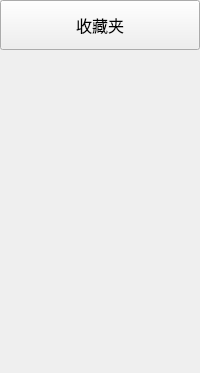
<?xml version="1.0" encoding="UTF-8"?>
<ui version="4.0">
 <class>FM_SideBar</class>
 <widget class="QWidget" name="FM_SideBar">
  <property name="geometry">
   <rect>
    <x>0</x>
    <y>0</y>
    <width>200</width>
    <height>373</height>
   </rect>
  </property>
  <property name="sizePolicy">
   <sizepolicy hsizetype="Fixed" vsizetype="Preferred">
    <horstretch>0</horstretch>
    <verstretch>0</verstretch>
   </sizepolicy>
  </property>
  <property name="minimumSize">
   <size>
    <width>200</width>
    <height>0</height>
   </size>
  </property>
  <property name="windowTitle">
   <string/>
  </property>
  <layout class="QVBoxLayout" name="verticalLayout">
   <property name="spacing">
    <number>0</number>
   </property>
   <property name="leftMargin">
    <number>0</number>
   </property>
   <property name="topMargin">
    <number>0</number>
   </property>
   <property name="rightMargin">
    <number>0</number>
   </property>
   <property name="bottomMargin">
    <number>0</number>
   </property>
   <item>
    <widget class="QPushButton" name="pushButton">
     <property name="minimumSize">
      <size>
       <width>0</width>
       <height>50</height>
      </size>
     </property>
     <property name="font">
      <font>
       <family>幼圆</family>
       <pointsize>12</pointsize>
      </font>
     </property>
     <property name="text">
      <string>收藏夹</string>
     </property>
    </widget>
   </item>
   <item>
    <spacer name="vSpacer">
     <property name="orientation">
      <enum>Qt::Vertical</enum>
     </property>
     <property name="sizeHint" stdset="0">
      <size>
       <width>20</width>
       <height>40</height>
      </size>
     </property>
    </spacer>
   </item>
  </layout>
 </widget>
 <resources/>
 <connections/>
</ui>
